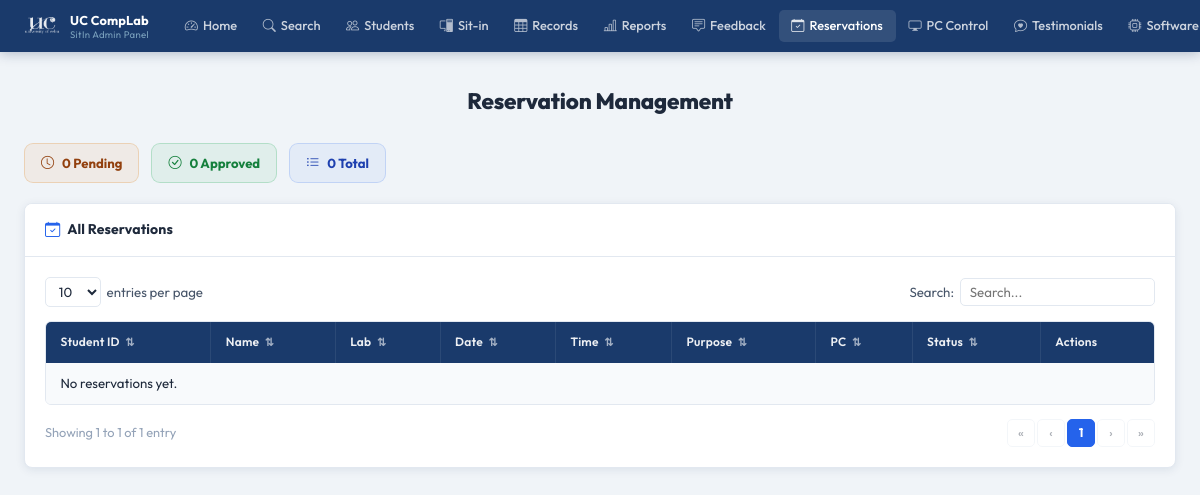
Before: /pages/admin/reservation.php (signed in) with the older database file.
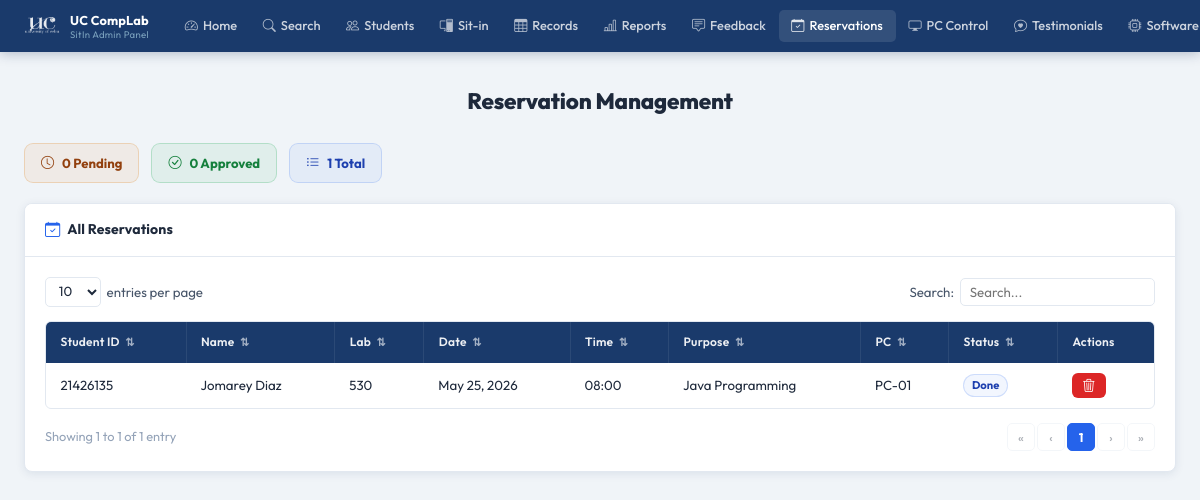
After: the same page with the newer database file.
### tables this page shows
CREATE TABLE reservations (
            id         INTEGER PRIMARY KEY AUTOINCREMENT,
            user_id    INTEGER NOT NULL,
            lab_room   TEXT    NOT NULL,
            date       TEXT    NOT NULL,
            time_slot  TEXT    NOT NULL,
            purpose    TEXT,
            status     TEXT    DEFAULT 'pending',
            created_at DATETIME DEFAULT CURRENT_TIMESTAMP, pc_number INTEGER, reject_note TEXT, disabled_by_student INTEGER DEFAULT 0,
            FOREIGN KEY (user_id) REFERENCES users(id) ON DELETE CASCADE
        );

CREATE TABLE users (
            id                 INTEGER PRIMARY KEY AUTOINCREMENT,
            first_name         TEXT    NOT NULL,
            last_name          TEXT    NOT NULL,
            middle_name        TEXT,
            student_id         TEXT    UNIQUE NOT NULL,
            course             TEXT    NOT NULL,
            course_level       INTEGER NOT NULL,
            email              TEXT    UNIQUE NOT NULL,
            address            TEXT    NOT NULL,
            password           TEXT    NOT NULL,
            remaining_sessions INTEGER DEFAULT 30,
            created_at         DATETIME DEFAULT CURRENT_TIMESTAMP
        , profile_picture TEXT, points INTEGER DEFAULT 0);

### pages/admin/reservation.php (the view, shortened to what the changed rows need)
<?php
$base = '../../';
$db = getDB();
$reservations = $db->query("
    SELECT r.*, u.student_id,
           u.first_name||' '||u.last_name AS full_name,
           u.remaining_sessions
    FROM reservations r
    JOIN users u ON u.id = r.user_id
    WHERE r.disabled_by_student = 0
    ORDER BY r.created_at DESC
")->fetchAll();
$today = date('Y-m-d');
foreach ($reservations as &$r) {
    if (in_array($r['status'], ['pending','approved']) && $r['date'] < $today) {
        $r['display_status'] = 'expired';
    } else {
        $r['display_status'] = $r['status'];
    }
}
$pendingCount  = count(array_filter($reservations, fn($r) => $r['status'] === 'pending'));
$approvedCount = count(array_filter($reservations, fn($r) => $r['status'] === 'approved'));
?>
<!DOCTYPE html>
<html lang="en">
<head>
  <link rel="stylesheet" href="<?= $base ?>assets/css/admin.css?v=<?= filemtime(__DIR__ . '/../../assets/css/admin.css') ?>"/>
  <link rel="stylesheet" href="https://cdn.jsdelivr.net/npm/bootstrap-icons@1.11.3/font/bootstrap-icons.css"/>
</head>
<body>
<div class="admin-page">
  <div class="admin-inner">
    <h1 class="a-page-title">Reservation Management</h1>
    <div class="res-stat-strip">
      <div class="res-stat-chip rsc-pending">
        <i class="bi bi-clock"></i> <?= $pendingCount ?> Pending
      </div>
      <div class="res-stat-chip rsc-approved">
        <i class="bi bi-check-circle"></i> <?= $approvedCount ?> Approved
      </div>
      <div class="res-stat-chip rsc-total">
        <i class="bi bi-list-ul"></i> <?= count($reservations) ?> Total
      </div>
    </div>
    <div class="a-card">
      <div class="a-card-body">
        <div class="a-table-wrap">
          <table class="a-table" id="resTable">
            <thead>
              <tr>
                <th class="a-sortable" data-col="0">Student ID <span class="a-sort-icon">⇅</span></th>
                <th class="a-sortable" data-col="1">Name <span class="a-sort-icon">⇅</span></th>
                <th class="a-sortable" data-col="2">Lab <span class="a-sort-icon">⇅</span></th>
                <th class="a-sortable" data-col="3">Date <span class="a-sort-icon">⇅</span></th>
                <th class="a-sortable" data-col="4">Time <span class="a-sort-icon">⇅</span></th>
                <th class="a-sortable" data-col="5">Purpose <span class="a-sort-icon">⇅</span></th>
                <th class="a-sortable" data-col="6">PC <span class="a-sort-icon">⇅</span></th>
                <th class="a-sortable" data-col="7">Status <span class="a-sort-icon">⇅</span></th>
                <th>Actions</th>
              </tr>
            </thead>
            <tbody id="resBody">
              <?php if (empty($reservations)): ?>
                <tr class="a-table-empty"><td colspan="9">No reservations yet.</td></tr>
              <?php else: ?>
                <?php foreach ($reservations as $r): ?>
                  <tr class="a-data-row">
                    <td><?= htmlspecialchars($r['student_id']) ?></td>
                    <td><?= htmlspecialchars($r['full_name']) ?></td>
                    <td><?= htmlspecialchars($r['lab_room']) ?></td>
                    <td><?= date('M j, Y', strtotime($r['date'])) ?></td>
                    <td><?= htmlspecialchars($r['time_slot']) ?></td>
                    <td><?= htmlspecialchars($r['purpose'] ?? '—') ?></td>
                    <td><?= $r['pc_number'] ? 'PC-'.str_pad($r['pc_number'],2,'0',STR_PAD_LEFT) : '—' ?></td>
                    <td>
                      <span class="a-badge badge-<?= $r['display_status'] ?>">
                        <?= ucfirst($r['display_status']) ?>
                      </span>
                    </td>
                    <td>
                      <div class="res-actions">
                        <form method="POST" style="display:inline;"
                              onsubmit="return confirm('Delete this reservation?')">
                          <button type="submit" class="a-btn a-btn-red a-btn-sm" title="Delete">
                            <i class="bi bi-trash3"></i>
                          </button>
                        </form>
                      </div>
                    </td>
                  </tr>
                <?php endforeach; ?>
              <?php endif; ?>
            </tbody>
          </table>
        </div>
      </div>
    </div>
  </div>
</div>
</body>
</html>

Changed rows visible on the page:
added reservations: status "0", user.student_id "21426135", full_name "Jomarey Diaz", lab_room "530", date "May 25, 2026", time_slot "08:00", purpose "Java Programming", pc_number "01", status "Done"
Other visible differences:
count($reservations): "0" → "1"
$pendingCount: "0" → (not shown)
$approvedCount: "0" → (not shown)
text no longer shown: "No reservations yet."
